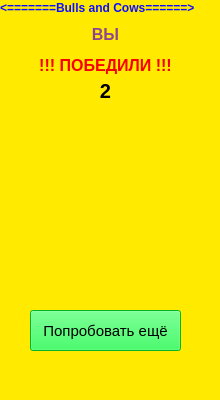
<?xml version="1.0" encoding="UTF-8"?>
<ui version="4.0">
 <class>MainWindow</class>
 <widget class="QMainWindow" name="MainWindow">
  <property name="geometry">
   <rect>
    <x>0</x>
    <y>0</y>
    <width>220</width>
    <height>400</height>
   </rect>
  </property>
  <property name="font">
   <font>
    <pointsize>10</pointsize>
   </font>
  </property>
  <property name="windowTitle">
   <string>MainWindow</string>
  </property>
  <property name="styleSheet">
   <string notr="true">background-color: rgb(255, 234, 0);</string>
  </property>
  <widget class="QWidget" name="centralwidget">
   <widget class="QLabel" name="label">
    <property name="geometry">
     <rect>
      <x>0</x>
      <y>0</y>
      <width>231</width>
      <height>16</height>
     </rect>
    </property>
    <property name="layoutDirection">
     <enum>Qt::RightToLeft</enum>
    </property>
    <property name="text">
     <string>&lt;html&gt;&lt;head/&gt;&lt;body&gt;&lt;p&gt;&lt;span style=&quot; font-weight:600; color:#0f0fff;&quot;&gt;&amp;lt;=======Bulls and Cows======&amp;gt;&lt;/span&gt;&lt;/p&gt;&lt;/body&gt;&lt;/html&gt;</string>
    </property>
    <property name="textFormat">
     <enum>Qt::AutoText</enum>
    </property>
   </widget>
   <widget class="QLabel" name="label_2">
    <property name="geometry">
     <rect>
      <x>30</x>
      <y>20</y>
      <width>151</width>
      <height>61</height>
     </rect>
    </property>
    <property name="text">
     <string>&lt;html&gt;&lt;head/&gt;&lt;body&gt;&lt;p align=&quot;center&quot;&gt;&lt;span style=&quot; font-size:12pt; font-weight:600; color:#8f458e;&quot;&gt;ВЫ&lt;/span&gt;&lt;/p&gt;&lt;p align=&quot;center&quot;&gt;&lt;span style=&quot; font-size:12pt; font-weight:600; color:#f90000;&quot;&gt;!!! ПОБЕДИЛИ !!!&lt;/span&gt;&lt;/p&gt;&lt;/body&gt;&lt;/html&gt;</string>
    </property>
   </widget>
   <widget class="QPushButton" name="pushButton">
    <property name="geometry">
     <rect>
      <x>30</x>
      <y>310</y>
      <width>151</width>
      <height>41</height>
     </rect>
    </property>
    <property name="font">
     <font>
      <pointsize>11</pointsize>
      <weight>50</weight>
      <bold>false</bold>
     </font>
    </property>
    <property name="styleSheet">
     <string notr="true">background-color: rgb(0, 255, 51);</string>
    </property>
    <property name="text">
     <string>Попробовать ещё</string>
    </property>
   </widget>
   <widget class="QLabel" name="label_4">
    <property name="geometry">
     <rect>
      <x>60</x>
      <y>80</y>
      <width>91</width>
      <height>21</height>
     </rect>
    </property>
    <property name="font">
     <font>
      <pointsize>15</pointsize>
      <weight>75</weight>
      <bold>true</bold>
     </font>
    </property>
    <property name="frameShadow">
     <enum>QFrame::Plain</enum>
    </property>
    <property name="text">
     <string>2</string>
    </property>
    <property name="alignment">
     <set>Qt::AlignCenter</set>
    </property>
   </widget>
   <widget class="QLabel" name="label_3">
    <property name="geometry">
     <rect>
      <x>20</x>
      <y>100</y>
      <width>171</width>
      <height>201</height>
     </rect>
    </property>
    <property name="text">
     <string/>
    </property>
    <property name="pixmap">
     <pixmap>Winner.jpg</pixmap>
    </property>
   </widget>
  </widget>
  <widget class="QMenuBar" name="menubar">
   <property name="geometry">
    <rect>
     <x>0</x>
     <y>0</y>
     <width>220</width>
     <height>21</height>
    </rect>
   </property>
  </widget>
  <widget class="QStatusBar" name="statusbar"/>
 </widget>
 <resources/>
 <connections/>
</ui>
